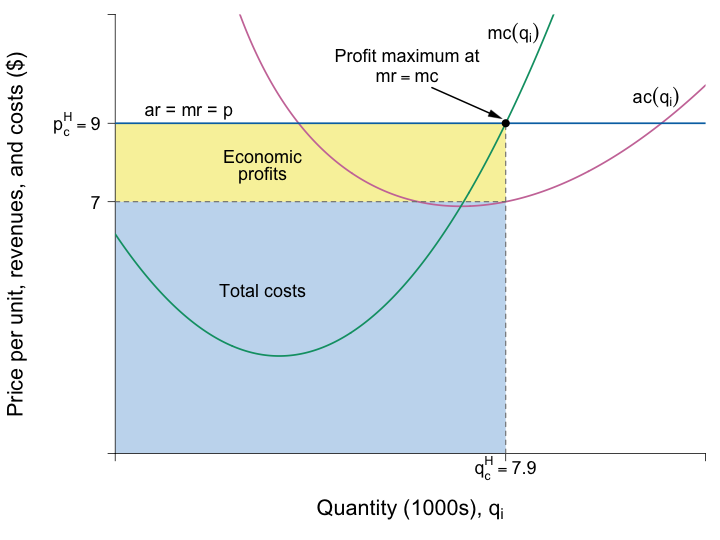

Write R code to recreate this figure.
#Graph Designer: Simon Halliday
#Authors: Bowles and Halliday
#Title: Coordination, Conflict and Competition: A Text in Microeconomics

require(shape)
#pdf(file = "firmmarketsupply/perf_comp_costs.pdf", width = 9, height = 7)
png(file = "firmmarketsupply/perf_comp_costs_cube_outlier_profits.png", width = 6*120, height = 4.5*120)

#Set parameters for graphics
pointsize <- 1.8
axislabelsize <- 1.8
labelsize <- 1.5
namesize <- 1.8
annotatesize <- 1.5
graphlinewidth <- 2.3
segmentlinewidth <- 1.5

COL <- c("#7fc97f", "#beaed4", "#fdc086", "#ffff99", "#386cb0", "#f0027f", "#bf5b17", "#666666")
COLA <- c("#e0f3db", "#99d8c9","#66c2a4","#41ae76", "#238b45", "#005824")
COLB <- c("#c6dbef", "#4eb3d3", "#2b8cbe", "#0868ac","#084081")
grays <- gray.colors(25, start = 1, end = 0)
CBCols <- c("#009E73","#0072B2","#E69F00","#CC79A7", "#F0E442","#D55E00")
CBColsAlpha <- c(rgb(213/255, 94/255, 0, 0.5), rgb(204/255, 121/255, 167/255, 0.5), rgb(240/255, 228/255, 66/255, 0.5))
#Edited the margins to cater for the larger LHS labels
par(mar =  c(6, 8, 1, 1))

AvgRevenue <- function(x, rmax = 12, xmax = 12){
  rmax - (rmax/xmax)*x
}

MRevenue <- function(x, rmax = 12, xmax = 12){
  rmax - 2*(rmax/xmax)*x
}

TotCost <- function(x, c0 = 20, c1 = 6, c2 = -1, c3 = 0.1){
  c0 + c1*x + c2*(x^2) + c3*(x^3)
}

AvgCost <- function(x, c0 = 20, c1 = 6, c2 = -1, c3 = 0.1){
  #  TotCost(x) / x
  c0 / x + c1 + c2*x + c3*(x^2)
}

MCost <- function(x, c1 = 6, c2 = -1, c3 = 0.1){
  # deriv(TotCost(x), x)
  c1 + 2*c2*x + 3*c3*(x^2)
}

eq2 <- uniroot(function(x)  MCost(x) - AvgCost(x) , c(.01,40), tol=1e-8)   
eq2[1]

prices <- c(as.numeric(eq2[1]) - 2.5, as.numeric(eq2[1]), as.numeric(eq2[1]) + 2)

eq1 <- uniroot(function(x)  MCost(x) - prices[1]  , c(1,1000), tol=1e-8)   
eq1[1]


eq3 <- uniroot(function(x)  MCost(x) - prices[3]  , c(.01,1000), tol=1e-8)   
eq3[1]

eqmQ <- as.numeric(c(eq1[1], eq2[1], eq3[1]))
eqmQ[2]

xlims <- c(0, 12)
ylims <- c(0, 12)

npts <- 501 
x <- seq(xlims[1], xlims[2], length.out = npts)
y <- seq(ylims[1], ylims[2], length.out = npts) 
a <- c(13, 16.75, 19.25)

plot(0, 0, xlim = xlims, ylim = ylims, type = "n",
     xlab = expression(paste("")),
     ylab = expression(paste("")), 
     xaxt = "n", 
     yaxt = "n", 
     cex.lab = axislabelsize, 
     bty = "n",
     xaxs="i", 
     yaxs="i")

# ticksy <- seq(from = ylims[1], to = ylims[2], by = 1)
# ylabels <- seq(from = ylims[1], to = ylims[2], by = 1)
# ticksx <- seq(from = xlims[1], to = xlims[2], by = 1)
# xlabels <- seq(from = xlims[1], to = xlims[2], by = 1)
ticksy <- c(0,  AvgCost(eqmQ[3]), MCost(eqmQ[3]), NA, ylims[2])
ylabels <- c(NA,  round(AvgCost(eqmQ[3]),0), expression(paste(p[c]^{H} == 9)), NA, NA)
ticksx <- c(0, eqmQ[3], NA, xlims[2])
xlabels <- c(NA, expression(paste(q[c]^{H} == 7.9)), NA, NA)

npts <- 500 
xx1 <- seq(xlims[1], xlims[2], length.out = npts)
xx3 <- seq(2, 6, length.out = npts)

# Draw the polygon for profit
xpoly1 <- c(0, 0, eqmQ[3], eqmQ[3], 0)
ypoly1 <- c(0, AvgCost(eqmQ[3]), AvgCost(eqmQ[3]), 0, 0)
polygon(x = xpoly1, y = ypoly1, col=COLB[1],density=NULL, border = NA)

xpoly2 <- c(0, 0, eqmQ[3], eqmQ[3], 0)
ypoly2 <- c(AvgCost(eqmQ[3]), MCost(eqmQ[3]), MCost(eqmQ[3]), AvgCost(eqmQ[3]), AvgCost(eqmQ[3]))
polygon(x = xpoly2, y = ypoly2, col= CBColsAlpha[3], density=NULL, border = NA)


axis(1, at = ticksx, pos = 0, labels = xlabels, cex.axis=labelsize)
axis(2, at = ticksy, pos = 0, labels = ylabels, las = 1,cex.axis=labelsize)

#Label the costs
text(3, 0.65*AvgCost(x = eqmQ[3]), expression("Total costs"), cex = labelsize)
text(3, 0.9*MCost(x = eqmQ[3]), expression("Economic"), cex = labelsize)
text(3, 0.9*MCost(x = eqmQ[3]) - 0.5, expression("profits"), cex = labelsize)


#Draw the polygon for costs

#xpoly2 <- c(0, 4, 4, 0, 0)
#ypoly2 <- c(0, 0, 4, 0, 0)
#polygon(x = xpoly2, y = ypoly2, col=COLB[1], density=NULL, border = NA)

# lines(xx1, bcA(xx1, w = 10, p = 1.5), col = COLB[3], lwd = graphlinewidth)
# lines(xx1, AvgRevenue(xx1, rmax = 12, xmax = 12), col = COLB[5], lwd = graphlinewidth)
# lines(xx1, MRevenue(xx1, rmax = 12, xmax = 12), col = COLB[4], lwd = graphlinewidth)
lines(xx1, AvgCost(xx1), col = CBCols[4], lwd = graphlinewidth)
lines(xx1, MCost(xx1), col = CBCols[1], lwd = graphlinewidth)

# Label the axes

# text(0.5*(xlims[2]), -1.8, expression(paste("Output, ", x)), xpd = TRUE, cex = axislabelsize) 
text(0.5*(xlims[2]), -1.5, expression(paste("Quantity (1000s), ", q[i])), xpd = TRUE, cex = axislabelsize) 
#text(0.5*(xlims[2]), -2.5, expression(paste("Output, ", x)), xpd = TRUE, cex = axislabelsize) 
#mtext(expression(paste("Quantity of output, ", x)), side=1, line = 2.5, cex = axislabelsize)
text(-2, 0.5*ylims[2], expression(paste("Price per unit, revenues, and costs ($)")), xpd = TRUE, cex = axislabelsize, srt = 90) 

#Label curves

text(1.5, MCost(eqmQ[3]) + 0.3, expression(paste("ar = mr = p")), cex = labelsize)
text(11, 9.75, expression(paste(ac(q[i]))), cex = labelsize)
text(8.1, 11.5, expression(paste(mc(q[i]))), cex = labelsize)

#Labels cost and profit areas (To be added)


#Draw segments for total costs

# segments(0, AvgCost(eqmQ[2]), eqmQ[2], AvgCost(eqmQ[2]),
#          lty = 2, col = grays[20] , lwd = segmentlinewidth
# )
segments(eqmQ[3], 0, eqmQ[3], MCost(eqmQ[3]),
         lty = 2, col = grays[20] , lwd = segmentlinewidth
)
segments(0, AvgCost(eqmQ[3]), eqmQ[3], AvgCost(eqmQ[3]),
         lty = 2, col = grays[20] , lwd = segmentlinewidth
)

segments(0, MCost(eqmQ[3]), xlims[2], MCost(eqmQ[3]),
         lty = 1, col = CBCols[2] , lwd = graphlinewidth
)

# Label Points for comparison

points(eqmQ[3], MCost(eqmQ[3]), pch = 16, col = "black", cex = 1.5)
# text(3.8, MRevenue(x = 4) - 0.4, expression(i), cex = labelsize)


# points(4, AvgRevenue(x = 4), pch = 16, col = "black", cex = 1.5)
# text(4.2, AvgRevenue(x = 4) + 0.4, expression(h), cex = labelsize)

# Arrows (Labels to be added)

text(eqmQ[3] - 2, 10.9, expression(paste("Profit maximum at")), cex = labelsize)
text(eqmQ[3] - 2, 10.3, expression(paste(mr == mc)), cex = labelsize)
shape::Arrows(eqmQ[3] - 1.5, 10.3-0.3, eqmQ[3] - 0.2, MCost(eqmQ[3]) + 0.2, col = "black", lty = 1, lwd = 2, arr.type = "triangle", arr.lwd = 0.5)



dev.off()
